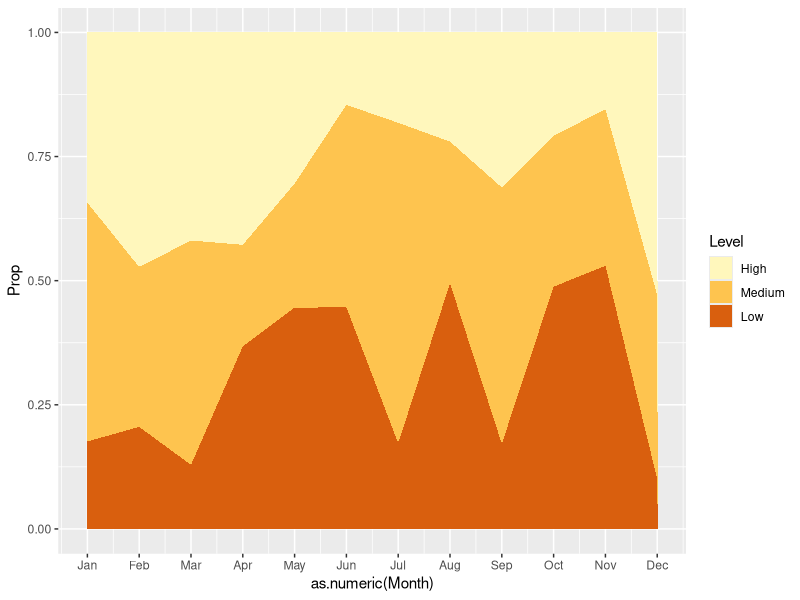
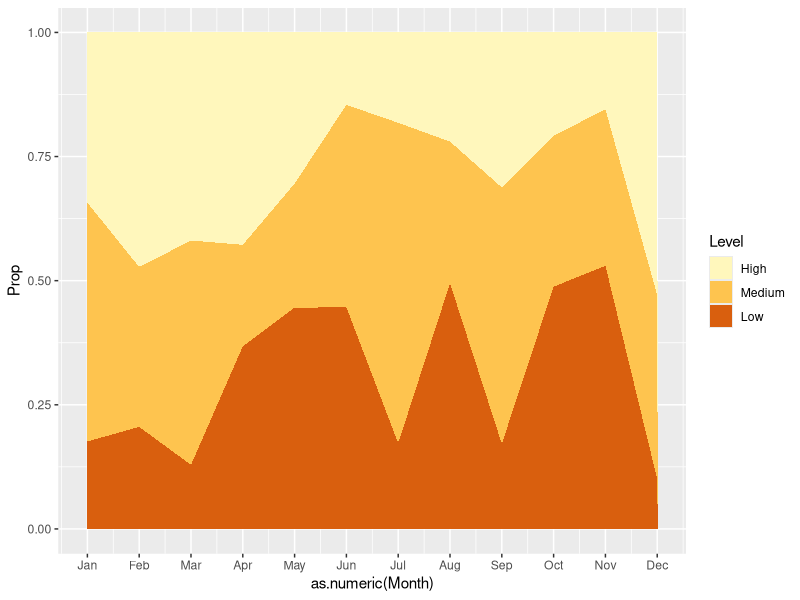

These charts were generated, in order, by the following R code:
## ---- chunk 1
knitr::opts_chunk$set(echo = TRUE)
## ---- chunk 2
library(dplyr)
library(ggplot2)
## ---- chunk 3
 
dat <- data_frame( 
    Month = rep(sort(month.abb), each = 3), 
    Count  = sample(10000:60000, 36), 
    Level = rep(c("High", "Low", "Medium"), 12) 
) %>%
    mutate(
        Level = factor(Level, levels = c("High", "Medium", "Low")),
        Month = factor(Month, levels = month.abb)
    ) %>%
    group_by(Month) %>%
    mutate(Prop = Count/sum(Count))
## ---- chunk 4
 
dat %>%
    ggplot(aes(x=as.numeric(Month), y=Prop)) +
        geom_area(aes(fill= Level), position = 'stack') +
        scale_x_continuous(breaks = 1:12, labels = month.abb) +
        scale_fill_brewer(palette = "YlOrBr")
## ---- chunk 5
 
dat %>%
    arrange(desc(Level)) %>%
    ggplot(aes(x=as.numeric(Month), y=Prop)) +
        geom_area(aes(fill= Level), position = 'stack') +
        scale_x_continuous(breaks = 1:12, labels = month.abb) +
        scale_fill_brewer(palette = "YlOrBr")
